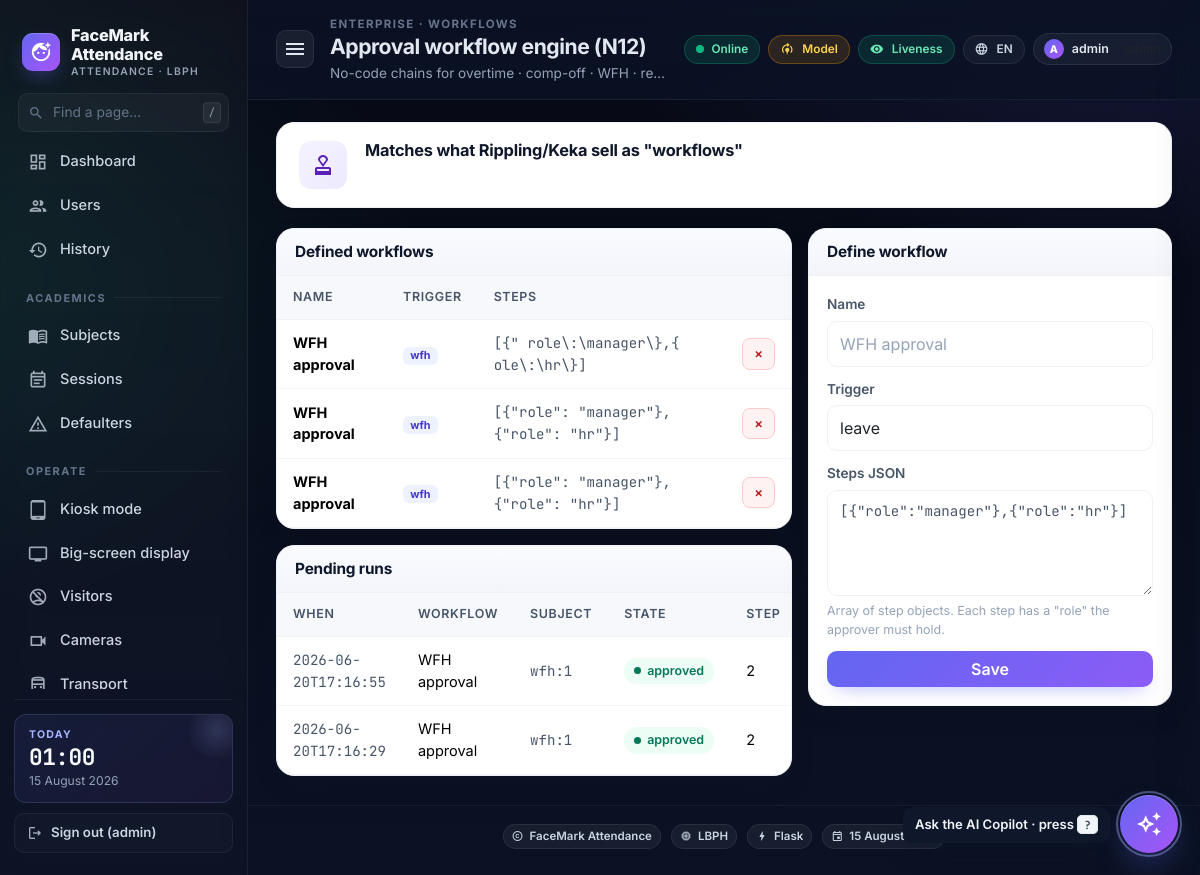
Page /enterprise/workflows (signed in) on the committed database.
### tables this page shows
CREATE TABLE settings (
    key   TEXT PRIMARY KEY,
    value TEXT NOT NULL
);

CREATE TABLE workflows (
    id           INTEGER PRIMARY KEY AUTOINCREMENT,
    name         TEXT NOT NULL,
    trigger      TEXT NOT NULL,                  -- 'leave' / 'overtime' / 'wfh' / 'comp_off' / 'regularisation'
    steps_json   TEXT NOT NULL,                  -- [{"role":"manager"},{"role":"hr"},{"approver":"admin"}]
    enabled      INTEGER NOT NULL DEFAULT 1,
    created_at   TEXT NOT NULL
);

CREATE TABLE workflow_runs (
    id           INTEGER PRIMARY KEY AUTOINCREMENT,
    workflow_id  INTEGER NOT NULL,
    subject      TEXT NOT NULL,                  -- target object e.g. 'leave:42'
    requester    TEXT NOT NULL,
    state        TEXT NOT NULL DEFAULT 'pending', -- pending/approved/rejected
    step_idx     INTEGER NOT NULL DEFAULT 0,
    decisions_json TEXT NOT NULL DEFAULT '[]',
    created_at   TEXT NOT NULL,
    closed_at    TEXT,
    FOREIGN KEY(workflow_id) REFERENCES workflows(id) ON DELETE CASCADE
);

### enterprise/routes.py (the view, shortened to what this page needs)
@ent_bp.route('/workflows', methods=['GET', 'POST'])
@_role('admin', 'hr')
def workflows_admin():
    return render_template('enterprise/workflows.html',
                           workflows=db.list_workflows(),
                           runs=db.list_workflow_runs())

### app.py (called while the page is built)
@app.after_request
def _metrics_record(resp):
    try:
        ms = (time.perf_counter() - getattr(__import__('flask').g, 't0', time.perf_counter())) * 1000.0
        infra_record_request(resp.status_code, ms)
    except Exception:  # noqa: BLE001
        pass
    return resp

@app.context_processor
def _inject_infra():
    return {'csp_nonce': infra_mw.csp_nonce,
            'asset_version': os.environ.get('FACEMARK_ASSET_VERSION', 'v2')}

@app.after_request
def _cache_static(resp):
    if request.path.startswith('/static/'):
        if 'v=' in request.query_string.decode('utf-8', errors='ignore'):
            resp.headers['Cache-Control'] = 'public, max-age=31536000, immutable'
        else:
            resp.headers['Cache-Control'] = 'public, max-age=86400'
    return resp

### db.py (called while the page is built, shortened)
def _pragma_once(conn: sqlite3.Connection) -> None:
    global _PRAGMA_ONCE_DONE
    if _PRAGMA_ONCE_DONE:
        return

def get_conn() -> sqlite3.Connection:
    conn = sqlite3.connect(DB_PATH, timeout=10.0,
                           check_same_thread=False)
    conn.row_factory = sqlite3.Row
    conn.execute('PRAGMA foreign_keys = ON')
    conn.execute('PRAGMA busy_timeout = 5000')
    _pragma_once(conn)
    return conn

@contextmanager
def tx():
    conn = get_conn()
    try:
        yield conn
        conn.commit()
    finally:
        conn.close()

def get_setting(key: str, default: Optional[str] = None) -> Optional[str]:
    with tx() as c:
        r = c.execute('SELECT value FROM settings WHERE key = ?', (key,)).fetchone()
        return r['value'] if r else default

def list_workflows(trigger: Optional[str] = None) -> list[dict]:
    q = 'SELECT * FROM workflows WHERE 1=1 '
    args: list = []
    if trigger:
        q += ' AND trigger = ?'; args.append(trigger)
    q += ' ORDER BY name'
    with tx() as c:
        return [dict(r) for r in c.execute(q, args).fetchall()]

def list_workflow_runs(state: Optional[str] = None,
                       limit: int = 100) -> list[dict]:
    q = ('SELECT wr.*, w.name AS workflow_name, w.trigger '
         'FROM workflow_runs wr LEFT JOIN workflows w ON w.id = wr.workflow_id '
         'WHERE 1=1 ')
    args: list = []
    if state:
        q += ' AND wr.state = ?'; args.append(state)
    q += ' ORDER BY wr.created_at DESC LIMIT ?'
    args.append(limit)
    with tx() as c:
        return [dict(r) for r in c.execute(q, args).fetchall()]

### recognizer.py (called while the page is built)
def get() -> _BaseRecognizer:
    return _instance

### templates/enterprise/workflows.html (shortened to what this page needs)
{% extends "base.html" %}
{% block crumb %}Enterprise · Workflows{% endblock %}
{% block page_title %}Approval workflow engine (N12){% endblock %}
{% block page_sub %}No-code chains for overtime · comp-off · WFH · regularisation{% endblock %}
{% block content %}
<div class="page-hero hero-violet">
  <div class="ph-icn"><i class="material-icons">approval</i></div>
  <div class="ph-body"><h5>Matches what Rippling/Keka sell as "workflows"</h5></div>
</div>
<div class="row g-3">
  <div class="col-lg-7">
    <div class="card surface"><div class="surface-head"><h5 class="m-0">Defined workflows</h5></div>
      <div class="surface-body p-0">
        <table class="table mb-0">
          <thead><tr><th>Name</th><th>Trigger</th><th>Steps</th><th></th></tr></thead>
          <tbody>
            {% for w in workflows %}
            <tr>
              <td><strong>{{ w.name }}</strong></td>
              <td><span class="badge-soft badge">{{ w.trigger }}</span></td>
              <td><span class="mono small">{{ w.steps_json }}</span></td>
              <td class="text-end"><form method="POST" class="d-inline"><input type="hidden" name="delete" value="{{ w.id }}"><button class="btn btn-sm btn-danger-soft">×</button></form></td>
            </tr>
            {% else %}<tr><td colspan="4"><div class="empty"><div class="empty-icon"><i class="material-icons-outlined">rule</i></div><strong>No workflows defined</strong></div></td></tr>{% endfor %}
          </tbody>
        </table>
      </div>
    </div>
    <div class="card surface mt-3"><div class="surface-head"><h5 class="m-0">Pending runs</h5></div>
      <div class="surface-body p-0">
        <table class="table mb-0">
          <thead><tr><th>When</th><th>Workflow</th><th>Subject</th><th>State</th><th>Step</th><th></th></tr></thead>
          <tbody>
            {% for r in runs %}
            <tr>
              <td><span class="mono small">{{ r.created_at }}</span></td>
              <td>{{ r.workflow_name }}</td>
              <td><span class="mono">{{ r.subject }}</span></td>
              <td>
                {% if r.state == 'approved' %}<span class="status-chip success"><span class="dot"></span> approved</span>
                {% elif r.state == 'rejected' %}<span class="status-chip danger"><span class="dot"></span> rejected</span>
                {% else %}<span class="status-chip warn"><span class="dot"></span> pending</span>{% endif %}
              </td>
              <td>{{ r.step_idx }}</td>
            </tr>
            {% else %}<tr><td colspan="6" class="text-center text-muted py-3">No runs yet.</td></tr>{% endfor %}
          </tbody>
        </table>
      </div>
    </div>
  </div>
  <div class="col-lg-5">
    <div class="card surface"><div class="surface-head"><h5 class="m-0">Define workflow</h5></div>
      <div class="surface-body">
        <form method="POST">
          <div class="fld"><label>Name</label><input name="name" class="form-control" placeholder="WFH approval" required></div>
          <div class="fld"><label>Trigger</label>
            <select name="trigger" class="form-select">
              {% for t in ['leave','overtime','wfh','comp_off','regularisation'] %}
              <option value="{{ t }}">{{ t }}</option>
              {% endfor %}
            </select>
          </div>
          <div class="fld"><label>Steps JSON</label>
            <textarea name="steps_json" class="form-control mono" rows="4">[{"role":"manager"},{"role":"hr"}]</textarea>
            <small class="hint">Array of step objects. Each step has a "role" the approver must hold.</small>
          </div>
          <button class="btn btn-primary w-100">Save</button>
        </form>
      </div>
    </div>
  </div>
</div>
{% endblock %}

### templates/base.html (shortened to what this page needs)
<!doctype html>
<html lang="en">
<head>
  <link href="https://cdn.jsdelivr.net/npm/bootstrap@5.3.2/dist/css/bootstrap.min.css" rel="stylesheet">
  <link href="{{ url_for('static', filename='css/styles.css') }}?v={{ asset_version }}" rel="stylesheet">
</head>
<body>
<div class="app-shell">
  <aside class="sidebar" id="sidebar">
    <div class="brand">
      <span class="brand-mark"><i class="material-icons">face_retouching_natural</i></span>
      <span class="brand-name">
        {{ org_name }}
        <small>Attendance · {{ recognizer_backend }}</small>
      </span>
    </div>
    <div class="side-search">
      <i class="material-icons-outlined">search</i>
      <input type="text" placeholder="Find a page…" id="sideSearch" autocomplete="off" />
      <kbd>/</kbd>
    </div>
    <nav class="side-nav" id="sideNav">
      <a class="side-link {% if request.endpoint == 'home' %}active{% endif %}" href="{{ url_for('home') }}">
        <i class="material-icons-outlined">dashboard</i><span>Dashboard</span>
      </a>
      <a class="side-link {% if request.endpoint == 'list_users' %}active{% endif %}" href="{{ url_for('list_users') }}">
        <i class="material-icons-outlined">group</i><span>Users</span>
      </a>
      <a class="side-link {% if request.endpoint == 'history' %}active{% endif %}" href="{{ url_for('history') }}">
        <i class="material-icons-outlined">history</i><span>History</span>
      </a>
      <div class="side-section">Academics</div>
      <a class="side-link {% if request.endpoint == 'subjects' %}active{% endif %}" href="{{ url_for('subjects') }}">
        <i class="material-icons-outlined">menu_book</i><span>Subjects</span>
      </a>
      <a class="side-link {% if request.endpoint in ('sessions', 'session_detail') %}active{% endif %}" href="{{ url_for('sessions') }}">
        <i class="material-icons-outlined">event_note</i><span>Sessions</span>
      </a>
      <a class="side-link {% if request.endpoint == 'defaulters' %}active{% endif %}" href="{{ url_for('defaulters') }}">
        <i class="material-icons-outlined">warning_amber</i><span>Defaulters</span>
      </a>
      <div class="side-section">Operate</div>
      <a class="side-link" href="{{ url_for('kiosk') }}" target="_blank">
        <i class="material-icons-outlined">tablet_android</i><span>Kiosk mode</span>
      </a>
      <a class="side-link" href="{{ url_for('display_board') }}" target="_blank">
        <i class="material-icons-outlined">tv</i><span>Big-screen display</span>
      </a>
      <a class="side-link {% if request.endpoint == 'visitors' %}active{% endif %}" href="{{ url_for('visitors') }}">
        <i class="material-icons-outlined">no_accounts</i><span>Visitors</span>
      </a>
      <a class="side-link {% if request.endpoint == 'cameras' %}active{% endif %}" href="{{ url_for('cameras') }}">
        <i class="material-icons-outlined">videocam</i><span>Cameras</span>
      </a>
      <a class="side-link {% if request.endpoint in ('transport','transport_stops') %}active{% endif %}" href="{{ url_for('transport') }}">
        <i class="material-icons-outlined">directions_bus</i><span>Transport</span>
      </a>
    </nav>
    <div class="side-foot">
      <div class="side-card">
        <div class="side-card-title">Today</div>
        <div class="side-card-value" id="sideClock">--:--</div>
        <div class="side-card-sub">{{ datetoday2 }}</div>
      </div>
      {% if admin_user %}
      <a class="side-logout" href="{{ url_for('logout') }}">
        <i class="material-icons-outlined md-18">logout</i> Sign out ({{ admin_user }})
      </a>
      {% endif %}
    </div>
  </aside>
  <div class="main">
    <header class="topbar">
      <button class="icon-btn sidebar-toggle" id="sidebarToggle" aria-label="Toggle sidebar">
        <i class="material-icons">menu</i>
      </button>
      <div class="topbar-title">
        <div class="crumb">{% block crumb %}{{ org_name }}{% endblock %}</div>
        <h1>{% block page_title %}Dashboard{% endblock %}</h1>
        <p>{% block page_sub %}Real-time face recognition attendance{% endblock %}</p>
      </div>
      <div class="topbar-right">
        <span class="pill" title="Server is reachable"><span class="pulse"></span> Online</span>
        {% if model_trained %}
          <span class="pill pill-good" title="Recogniser model is trained">
            <i class="material-icons md-16">verified</i> Model
          </span>
        {% else %}
          <span class="pill pill-warn" title="No trained recogniser yet — register a user">
            <i class="material-icons md-16">model_training</i> Model
          </span>
        {% endif %}
        {% if liveness_on %}
          <span class="pill pill-good" title="Liveness anti-spoofing on">
            <i class="material-icons md-16">remove_red_eye</i> Liveness
          </span>
        {% endif %}
        <div class="dropdown">
          <button class="pill ghost" data-bs-toggle="dropdown" aria-expanded="false" title="Language">
            <i class="material-icons md-16">language</i>
            {{ lang|upper }}
          </button>
        </div>
        {% if admin_user %}
        <div class="dropdown">
          <button class="role-chip" data-bs-toggle="dropdown" aria-expanded="false" title="Account">
            <span class="role-avatar">{{ admin_user[0]|upper }}</span>
            <span class="d-none d-md-inline">{{ admin_user }}</span>
            <span class="d-none d-md-inline text-muted">· {{ admin_role }}</span>
          </button>
        </div>
        {% endif %}
      </div>
    </header>
    <div class="content">
      {% block content %}{% endblock %}
    </div>
    <footer class="app-footer">
      <span class="ft-pill"><i class="material-icons-outlined">copyright</i> {{ org_name }}</span>
      <span class="ft-pill"><i class="material-icons-outlined">memory</i> {{ recognizer_backend }}</span>
      <span class="ft-pill"><i class="material-icons-outlined">bolt</i> Flask</span>
      <span class="ft-pill"><i class="material-icons-outlined">event</i> {{ datetoday2 }}</span>
    </footer>
    {% if admin_user %}
    <button class="fab-copilot" id="fabCopilot" aria-label="Open AI Copilot">
      <i class="material-icons-outlined">auto_awesome</i>
    </button>
    <div class="fab-tip" id="fabTip">Ask the AI Copilot · press <kbd>?</kbd></div>
    {% endif %}
  </div>
</div>
</body>
</html>

### rows in the picture
settings: value "FaceMark Attendance"
workflows: name "WFH approval", trigger "wfh", steps_json "[{\" role\\:\\manager\\},{ ole\\:\\hr\\}]"
workflows: name "WFH approval", trigger "wfh", steps_json "[{\"role\": \"manager\"}, {\"role\": \"hr\"}]"
workflows: name "WFH approval", trigger "wfh", steps_json "[{\"role\": \"manager\"}, {\"role\": \"hr\"}]"
workflow_runs: created_at "2026-06-20T17:16:55", workflow_name "WFH approval", subject "wfh:1", state "approved" (drawn), step_idx "2"
workflow_runs: created_at "2026-06-20T17:16:29", workflow_name "WFH approval", subject "wfh:1", state "approved" (drawn), step_idx "2"

### other values in the picture
{{ recognizer_backend }} "LBPH"
{{ admin_user }} "admin"
{{ lang|upper }} "EN"
{{ admin_user[0]|upper }} "A"
form field trigger "leave"
